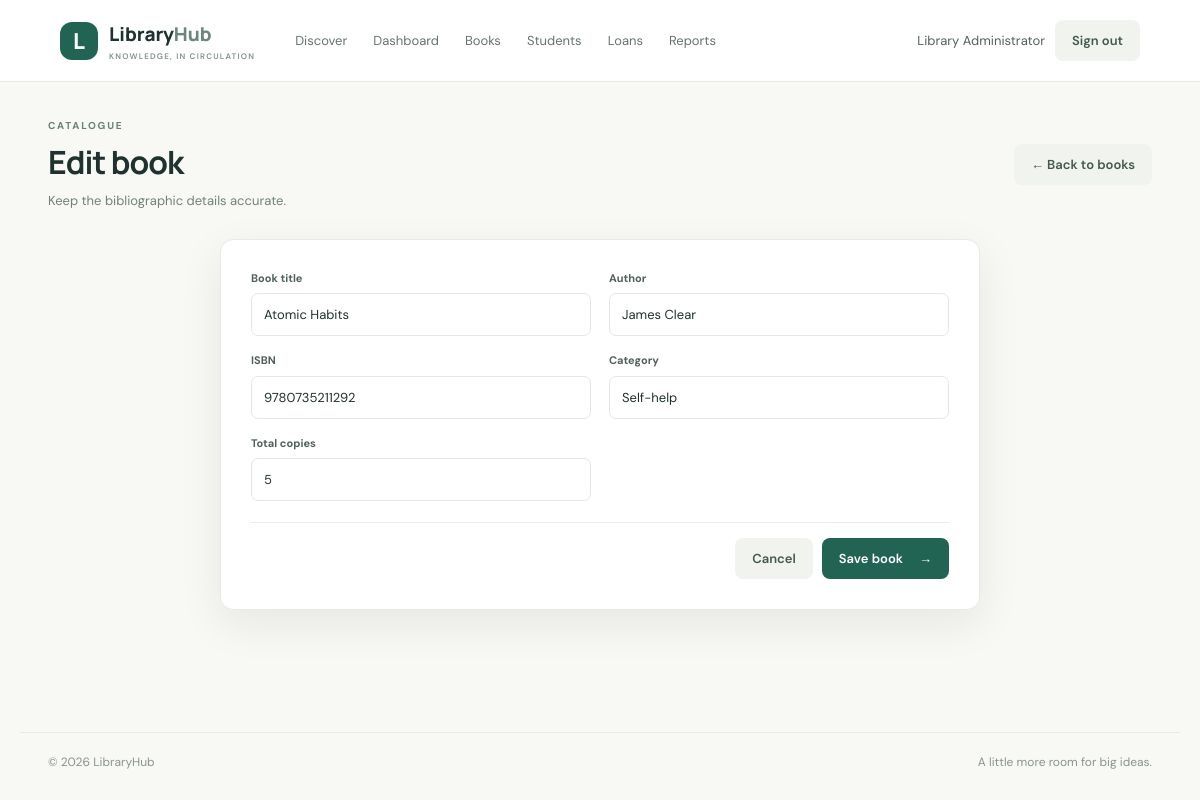
The app's page /books/2/edit (signed in) with its own data.
### tables this page shows
CREATE TABLE users(id INTEGER PRIMARY KEY,name TEXT NOT NULL,email TEXT NOT NULL UNIQUE COLLATE NOCASE,password_hash TEXT NOT NULL,role TEXT NOT NULL CHECK(role IN ('admin','student')),created_at TEXT NOT NULL DEFAULT CURRENT_TIMESTAMP);

CREATE TABLE books(id INTEGER PRIMARY KEY,title TEXT NOT NULL,author TEXT NOT NULL,isbn TEXT NOT NULL UNIQUE,category TEXT NOT NULL,total_copies INTEGER NOT NULL CHECK(total_copies>=0),available_copies INTEGER NOT NULL CHECK(available_copies>=0 AND available_copies<=total_copies));

### app.py (the view, shortened to what this page needs)
@app.route('/books/new',methods=['GET','POST'])
@app.route('/books/<int:book_id>/edit',methods=['GET','POST'])
@admin_required
def book_form(book_id=None):
    with db() as con: book=con.execute('SELECT * FROM books WHERE id=?',(book_id,)).fetchone() if book_id else None
    if book_id and not book: abort(404)
    return render_template('book_form.html',book=book)

### app.py (called while the page is built)
def db():
    con=sqlite3.connect(DB_PATH, timeout=10); con.row_factory=sqlite3.Row; con.execute('PRAGMA foreign_keys=ON'); return con

def login_required(fn):
    @wraps(fn)
    def wrapped(*a,**kw):
        if not session.get('user_id'): flash('Please sign in to continue.','error'); return redirect(url_for('login',next=request.path))
        return fn(*a,**kw)
    return wrapped

def admin_required(fn):
    @wraps(fn)
    @login_required
    def wrapped(*a,**kw):
        if session.get('role')!='admin': abort(403)
        return fn(*a,**kw)
    return wrapped

def current_user():
    if not session.get('user_id'): return None
    with db() as con: return con.execute('SELECT id,name,email,role FROM users WHERE id=?',(session['user_id'],)).fetchone()

@app.context_processor
def inject_globals(): return {'current_user':current_user(),'today':date.today().isoformat(),'loan_limit':MAX_ACTIVE_LOANS}

### templates/book_form.html
{% extends 'base.html' %}{% block title %}{{ 'Edit book' if book else 'Add book' }}{% endblock %}{% block content %}<section class="page-heading"><div><span class="eyebrow">CATALOGUE</span><h1>{{ 'Edit book' if book else 'Add a book' }}</h1><p>Keep the bibliographic details accurate.</p></div><a class="btn btn-quiet" href="{{ url_for('manage_books') }}">← Back to books</a></section><form class="form-card wide-form" method="post"><div class="form-grid"><label>Book title<input required maxlength="200" name="title" value="{{ book.title if book else '' }}"></label><label>Author<input required maxlength="150" name="author" value="{{ book.author if book else '' }}"></label><label>ISBN<input required maxlength="32" name="isbn" value="{{ book.isbn if book else '' }}"></label><label>Category<input required maxlength="80" name="category" value="{{ book.category if book else '' }}"></label><label>Total copies<input required type="number" min="0" name="total_copies" value="{{ book.total_copies if book else 1 }}"></label></div><div class="form-actions"><a class="btn btn-quiet" href="{{ url_for('manage_books') }}">Cancel</a><button class="btn btn-primary">Save book <span>→</span></button></div></form>{% endblock %}

### templates/base.html (shortened to what this page needs)
<!doctype html><html lang="en"><head><link rel="stylesheet" href="{{ url_for('static',filename='style.css') }}"></head><body><header class="topbar"><a class="brand" href="{{ url_for('index') }}"><span class="brand-mark">L</span><span>Library<span class="brand-light">Hub</span><small>KNOWLEDGE, IN CIRCULATION</small></span></a><nav class="nav"><a href="{{ url_for('index') }}">Discover</a>{% if current_user and current_user.role=='admin' %}<a href="{{ url_for('admin_dashboard') }}">Dashboard</a><a href="{{ url_for('manage_books') }}">Books</a><a href="{{ url_for('students') }}">Students</a><a href="{{ url_for('loans') }}">Loans</a><a href="{{ url_for('reports') }}">Reports</a>{% elif current_user %}<a href="{{ url_for('student_dashboard') }}">My account</a>{% endif %}</nav><div class="nav-user">{% if current_user %}<span class="user-name">{{ current_user.name }}</span><form action="{{ url_for('logout') }}" method="post"><button class="btn btn-quiet" type="submit">Sign out</button></form>{% else %}<a class="btn btn-quiet" href="{{ url_for('login') }}">Sign in</a><a class="btn btn-primary btn-small" href="{{ url_for('register') }}">Join library</a>{% endif %}</div></header><main class="shell">{% block content %}{% endblock %}</main><footer><span>© {{ today[:4] }} LibraryHub</span><span>A little more room for big ideas.</span></footer></body></html>

### static/style.css (style rules this page uses)
:root { --ink:#20322f;--muted:#72817c;--green:#226454;--green-dark:#194b40;--mint:#eaf3ed;--paper:#f8f8f4;--line:#e8ebe5;--orange:#d98251;--red:#a9463a;--shadow:0 14px 44px rgba(30,53,45,.08) }
* { box-sizing:border-box }
body { margin:0;background:var(--paper);color:var(--ink);font-family:'DM Sans',sans-serif;font-size:15px;line-height:1.5 }
h1,h2,h3,strong { font-family:Manrope,'DM Sans',sans-serif }
h1,h2,h3,p { margin-top:0 }
a { color:inherit;text-decoration:none }
.topbar { height:82px;padding:0 max(calc((100vw - 1160px)/2),5vw);display:flex;align-items:center;gap:40px;background:#fff;border-bottom:1px solid var(--line);position:sticky;top:0;z-index:5 }
.brand { display:flex;align-items:center;gap:11px;line-height:1.05;font:800 19px Manrope;white-space:nowrap }
.brand-mark { display:grid;place-items:center;background:var(--green);color:#fff;width:38px;height:38px;border-radius:12px;font-size:22px }
.brand-light { color:#69877b }
.brand small { display:block;font:600 8px 'DM Sans';letter-spacing:1.2px;color:#84928c;margin-top:4px }
.nav { display:flex;align-items:center;gap:26px;flex:1 }
.nav a { font-size:13px;color:#66736e }
.nav-user { display:flex;align-items:center;gap:10px }
.nav-user form { margin:0 }
.user-name { font-size:13px;color:#52615b }
.shell { max-width:1160px;margin:auto;padding:36px 28px 70px;min-height:calc(100vh - 150px) }
footer { max-width:1160px;margin:auto;padding:20px 28px 28px;border-top:1px solid var(--line);display:flex;justify-content:space-between;color:#89948e;font-size:12px }
.btn { display:inline-flex;justify-content:center;align-items:center;gap:16px;border:0;border-radius:8px;padding:12px 17px;font:600 13px 'DM Sans';cursor:pointer;transition:.2s }
.btn-primary { background:var(--green);color:#fff }
.btn-quiet { background:#f1f3ee;color:#445750 }
.eyebrow { display:block;font-size:10px;letter-spacing:1.8px;font-weight:700;color:#678277 }
.section-head,.page-heading { display:flex;align-items:flex-end;justify-content:space-between;gap:20px;margin:0 0 24px }
.section-head p,.page-heading p { color:var(--muted);margin:0;font-size:13px }
.page-heading { align-items:center;margin-bottom:28px }
.page-heading h1 { font-size:32px;letter-spacing:-1px;margin:5px 0 }
.form-card { background:#fff;border:1px solid var(--line);border-radius:13px;padding:29px;box-shadow:var(--shadow) }
.form-card label { display:block;font-size:11px;font-weight:700;color:#51615a;margin-bottom:16px }
.form-card input,.form-card select { display:block;width:100%;margin-top:7px;padding:12px;border:1px solid #e3e8e1;border-radius:7px;background:#fff;font:13px 'DM Sans';color:var(--ink);outline-color:#8eafa0 }
.wide-form { max-width:760px;margin:20px auto;padding:30px }
.form-grid { display:grid;grid-template-columns:1fr 1fr;gap:0 18px }
.form-actions { display:flex;justify-content:flex-end;gap:9px;padding-top:15px;border-top:1px solid var(--line);margin-top:5px }

### records on screen
users: name "Library Administrator"
books: title "Atomic Habits", author "James Clear", isbn "9780735211292", category "Self-help", total_copies "5"

### other values on screen
{{ 'Edit book' if book else 'Add a book' }} "Edit book"
